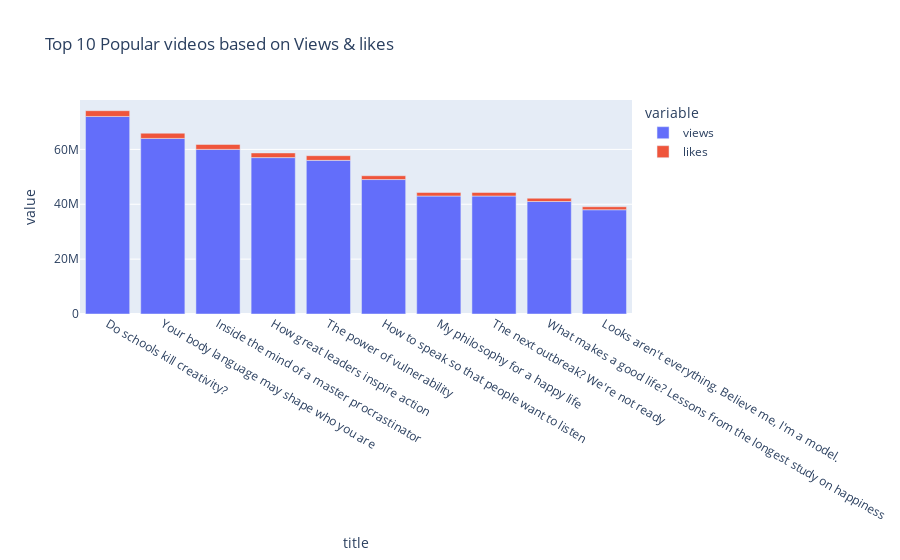

This figure's notebook cell:
### Code cell
fig = px.bar(top10views, x="title", y=["views","likes"], title="Top 10 Popular videos based on Views & likes")
fig.show()

### Figure 1 — Plotly figure (JSON) as saved in the notebook; plotly's stock layout.template omitted (floating-point values rounded to 4 significant figures)
{"data": [{"alignmentgroup": "True", "hovertemplate": "variable=views<br>title=%{x}<br>value=%{y}<extra></extra>", "legendgroup": "views", "marker": {"color": "#636efa", "pattern": {"shape": ""}}, "name": "views", "offsetgroup": "views", "orientation": "v", "showlegend": true, "textposition": "auto", "type": "bar", "x": ["Do schools kill creativity?", "Your body language may shape who you are", "Inside the mind of a master procrastinator", "How great leaders inspire action", "The power of vulnerability", "How to speak so that people want to listen", "My philosophy for a happy life", "The next outbreak? We're not ready", "What makes a good life? Lessons from the longest study on happiness", "Looks aren't everything. Believe me, I'm a model."], "xaxis": "x", "y": [72000000, 64000000, 60000000, 57000000, 56000000, 49000000, 43000000, 43000000, 41000000, 38000000], "yaxis": "y"}, {"alignmentgroup": "True", "hovertemplate": "variable=likes<br>title=%{x}<br>value=%{y}<extra></extra>", "legendgroup": "likes", "marker": {"color": "#EF553B", "pattern": {"shape": ""}}, "name": "likes", "offsetgroup": "likes", "orientation": "v", "showlegend": true, "textposition": "auto", "type": "bar", "x": ["Do schools kill creativity?", "Your body language may shape who you are", "Inside the mind of a master procrastinator", "How great leaders inspire action", "The power of vulnerability", "How to speak so that people want to listen", "My philosophy for a happy life", "The next outbreak? We're not ready", "What makes a good life? Lessons from the longest study on happiness", "Looks aren't everything. Believe me, I'm a model."], "xaxis": "x", "y": [2100000, 1900000, 1800000, 1700000, 1700000, 1400000, 1300000, 1300000, 1200000, 1100000], "yaxis": "y"}], "layout": {"barmode": "relative", "legend": {"title": {"text": "variable"}, "tracegroupgap": 0}, "title": {"text": "Top 10 Popular videos based on Views & likes"}, "xaxis": {"anchor": "y", "domain": [0, 1], "title": {"text": "title"}}, "yaxis": {"anchor": "x", "domain": [0, 1], "title": {"text": "value"}}}}
